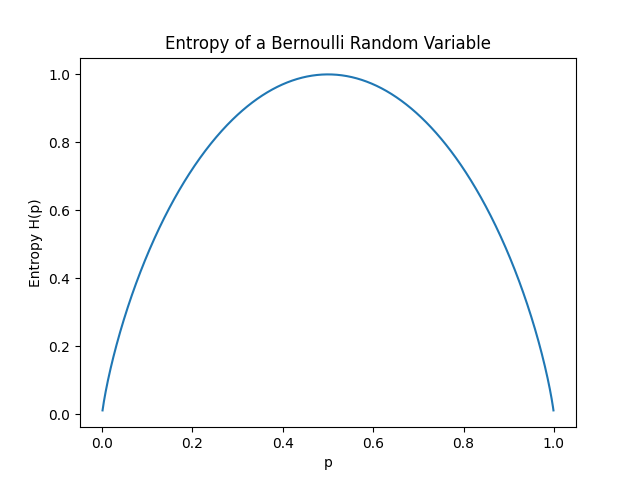

This chart was generated by the following Python code:
import numpy as np
import matplotlib.pyplot as plt

p = np.linspace(0.001, 0.999, 1000)
H = -p*np.log2(p) - (1-p)*np.log2(1-p)

plt.plot(p, H)
plt.xlabel("p")
plt.ylabel("Entropy H(p)")
plt.title("Entropy of a Bernoulli Random Variable")
plt.show()
